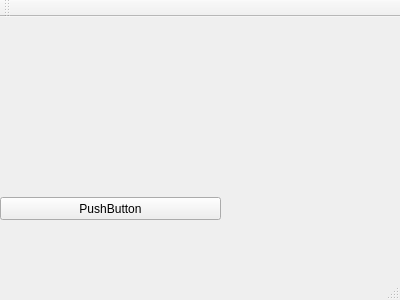
<?xml version="1.0" encoding="UTF-8"?>
<ui version="4.0">
 <class>MainWindow</class>
 <widget class="QMainWindow" name="MainWindow">
  <property name="geometry">
   <rect>
    <x>0</x>
    <y>0</y>
    <width>400</width>
    <height>300</height>
   </rect>
  </property>
  <property name="windowTitle">
   <string>MainWindow</string>
  </property>
  <widget class="QWidget" name="centralWidget">
   <widget class="QPushButton" name="pushButton">
    <property name="geometry">
     <rect>
      <x>0</x>
      <y>180</y>
      <width>221</width>
      <height>23</height>
     </rect>
    </property>
    <property name="text">
     <string>PushButton</string>
    </property>
   </widget>
  </widget>
  <widget class="QMenuBar" name="menuBar">
   <property name="geometry">
    <rect>
     <x>0</x>
     <y>0</y>
     <width>400</width>
     <height>19</height>
    </rect>
   </property>
  </widget>
  <widget class="QToolBar" name="mainToolBar">
   <attribute name="toolBarArea">
    <enum>TopToolBarArea</enum>
   </attribute>
   <attribute name="toolBarBreak">
    <bool>false</bool>
   </attribute>
  </widget>
  <widget class="QStatusBar" name="statusBar"/>
 </widget>
 <layoutdefault spacing="6" margin="11"/>
 <resources/>
 <connections/>
</ui>
